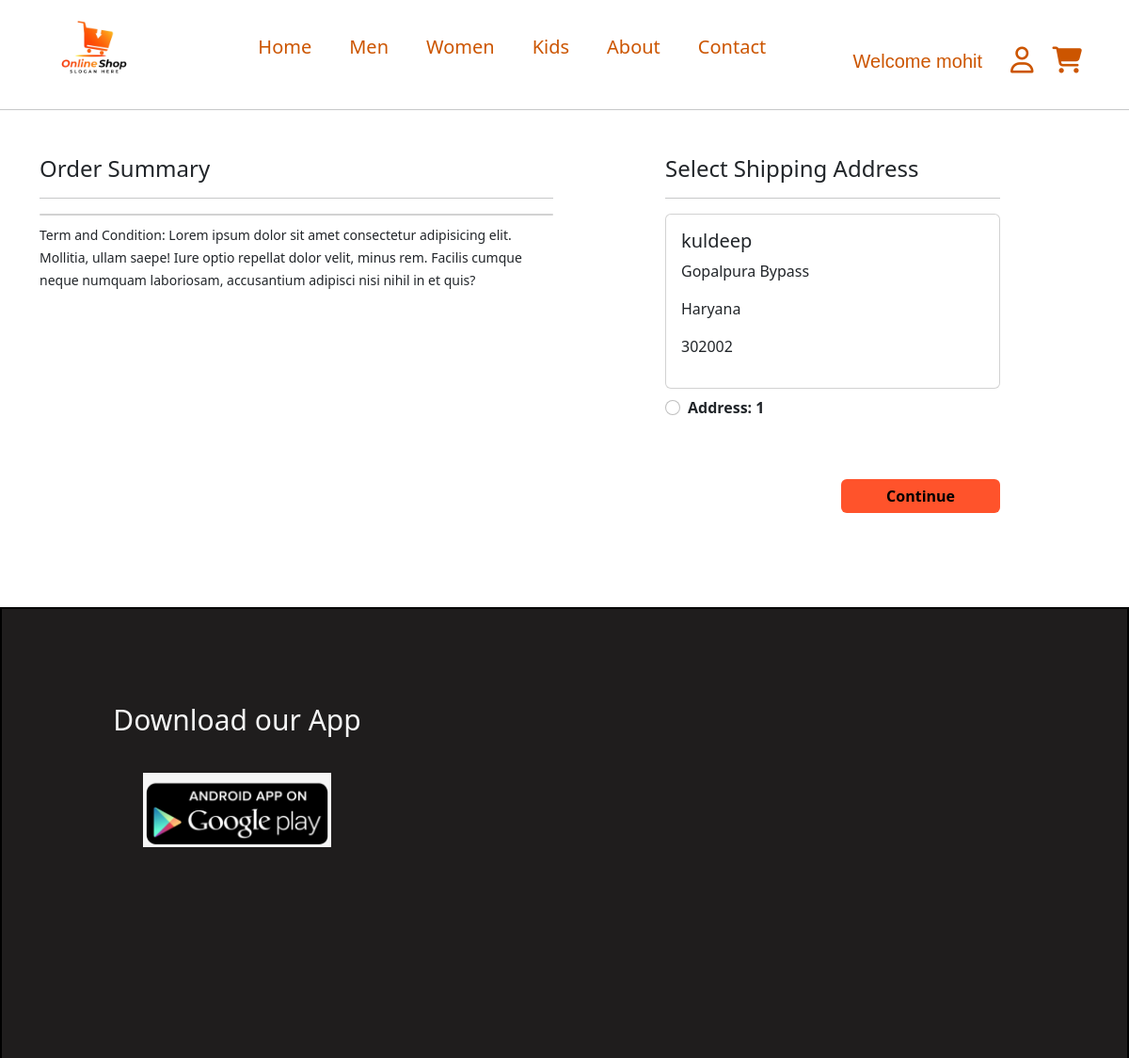
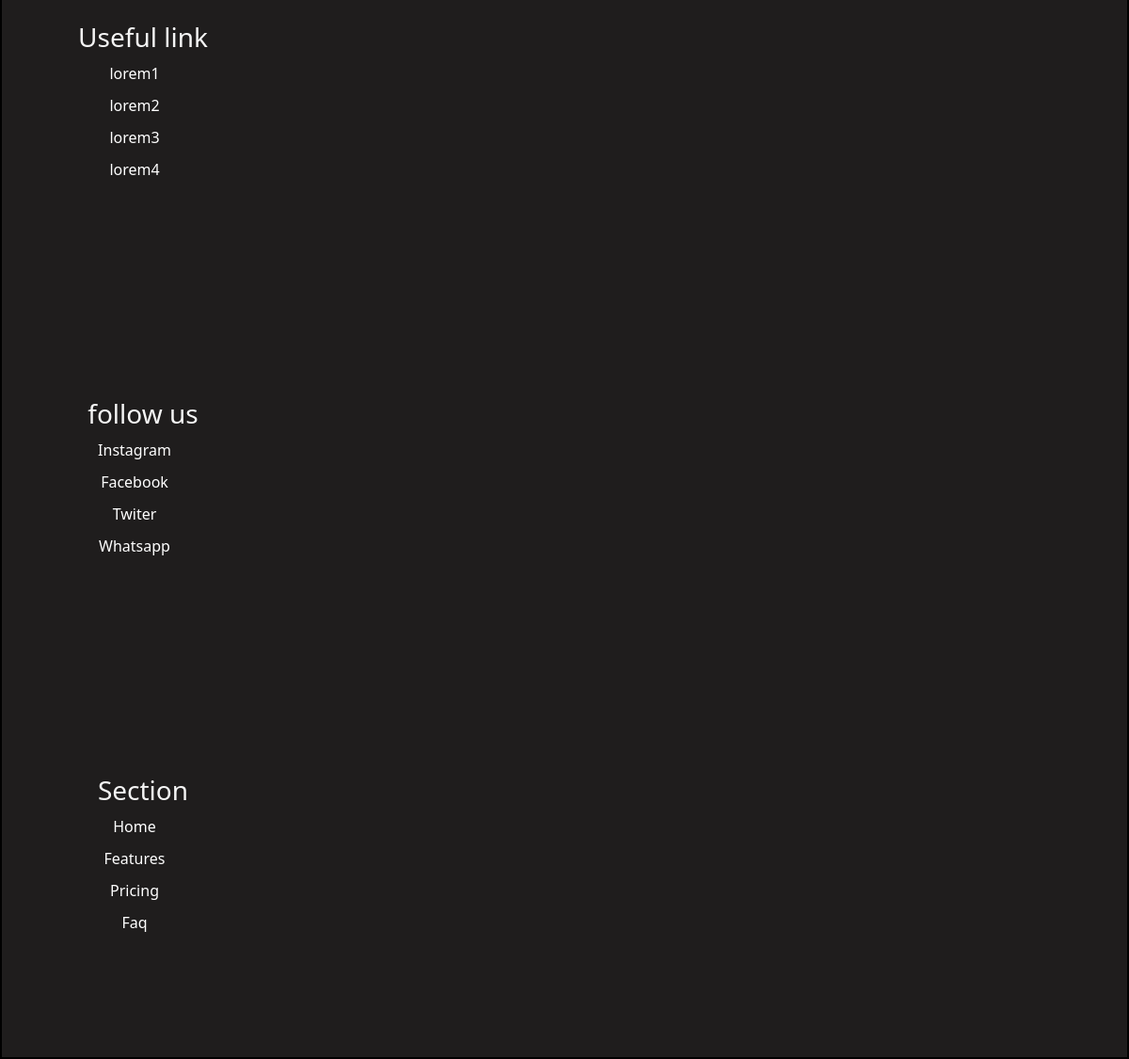
Screenshot of /checkout/ (signed in) with the database file from the repository (2 pictures, top to bottom).
### authenticationapp/models.py (models this page shows)
class Customer(models.Model):
    user=models.ForeignKey(User,on_delete=models.CASCADE)
    First_name=models.CharField(max_length=100) # first_name
    last_name=models.CharField(max_length=100)
    Email_id=models.EmailField() #email_id
    address=models.CharField(max_length=500)
    land_mark=models.CharField(max_length=100)
    State=models.CharField(choices=STATE_CHOICES,max_length=100)
    City=models.CharField(choices=CITY_CHOICES,max_length=100)
    pin_code=models.IntegerField()
    Mobile_no=models.IntegerField()

### productapp/views.py (the view)
# urls.py: path('checkout/',views.checkout),
def checkout(request):
    user = request.user
    a = Cart.objects.filter(user=user)
    b = Customer.objects.filter(user=user)
    print(a)
    print(b)
    context = {
        'a': a,
        'b': b
    }
    return render(request, 'productapp/checkout.html', context)

### templates/productapp/checkout.html (shortened to what this page needs)
{% extends 'productapp/headerandfooter.html' %}
{% block login %}
<!doctype html>
<html lang="en">
  <head>
    <link href="https://cdn.jsdelivr.net/npm/bootstrap@5.2.3/dist/css/bootstrap.min.css" rel="stylesheet">
  </head>
  <body>
    <div class="container">
        <div class="row mt-5">
         <div class="col-sm-6">
           <h4>Order Summary</h4>
           <hr>
             <div class="card mb-2">
             </div>
           <small>Term and Condition: Lorem ipsum dolor sit amet consectetur adipisicing elit. Mollitia, ullam saepe! Iure optio repellat dolor velit, minus rem. Facilis cumque neque numquam laboriosam, accusantium adipisci nisi nihil in et quis?</small>
         </div>
         <div class="col-sm-4 offset-sm-1">
           <h4>Select Shipping Address</h4>
           <hr>
           <form action="/paymentdone/">
            {% for i in b %}
             <div class="card">
               <div class="card-body">
               <h5>{{i.First_name}}</h5>
               <p>{{i.address}}</p>
               <p>{{i.State}}</p>
               <p>{{i.pin_code}}</p>
               </div>
             </div>
               <div class="form-check mt-2 mb-5">
                 <input class="form-check-input" type="radio" name="custid" id="custadd{{forloop.counter}}" value="{{i.id}}">
                 <label class="form-check-label fw-bold" for="">
                   Address: {{forloop.counter}} </label>
               </div>
               {% endfor %}
               <div class="text-end">
                 <button type="submit" class="btn btn-warning mt-3 px-5 fw-bold cart-color">Continue</button>
               </div>
             </form>
           </div>
         </div>
       </div>
  </body>
</html>
{% endblock login %}

### templates/productapp/headerandfooter.html (shortened to what this page needs)
{% load static %}
<!DOCTYPE html>
<html lang="en">
<head>
  <link rel="stylesheet" href="https://cdnjs.cloudflare.com/ajax/libs/font-awesome/6.2.0/css/all.min.css"
 />
  <link href="https://cdn.jsdelivr.net/npm/bootstrap@5.3.0-alpha1/dist/css/bootstrap.min.css" rel="stylesheet"
>
</head>
<body>
  <div class="box1">
    <div class="logo">
      <img src="{% static 'mainapp/logo1.png' %}" alt="" class="img">
    </div>
    <div class="hover">
      <ul>
        <li><a href="/">Home</a></li>
        <li><a href="/men/">Men</a></li>
        <li><a href="/women/">Women</a></li>
        <li><a href="/kids/">Kids</a></li>
        <li><a href="#" data-bs-toggle="modal" data-bs-target="#aboutModal">About</a></li>
        <li><a href="#" data-bs-toggle="modal" data-bs-target="#contactModal">Contact</a></li>
      </ul>
    </div>
    {% if user.is_authenticated %}
    <div class="user">
      <p>Welcome {{request.user}}</p>
      <li class="dropdown">
        <a href=""><i class="fa-regular fa-user font"></i></a>
      </li>
      <a href="/showcart/"><i class="fa-solid fa-cart-shopping cart font"></i></a>
    </div>
    {% endif %}
  </div>
  <hr>
  <div>
    {% block login %} {% endblock login %}
  </div>
  <div class="footer">
    <div class="container1">
      <div class="box" id="box1">
        <h3>Download our App</h3>
        <img src="{% static 'mainapp/downloadlogo.jpeg' %}" alt="">
      </div>
      <div class="box" id="box2">
        <h3>Useful link</h3>
        <ul>
          <a href="">
            <li>lorem1</li>
          </a>
          <a href="">
            <li>lorem2</li>
          </a>
          <a href="">
            <li>lorem3</li>
          </a>
          <a href="">
            <li>lorem4</li>
          </a>
        </ul>
      </div>
      <div class="box" id="box3">
        <h3>follow us</h3>
        <ul>
          <a href="">
            <li>Instagram</li>
          </a>
          <a href="">
            <li>Facebook</li>
          </a>
          <a href="">
            <li>Twiter</li>
            <a href="">
              <li>Whatsapp</li>
            </a>
        </ul>
      </div>
      <div class="box" id="box4">
        <h3>Section</h3>
        <ul>
          <a href="">
            <li>Home</li>
          </a>
          <a href="">
            <li>Features</li>
          </a>
          <a href="">
            <li>Pricing</li>
          </a>
          <a href="">
            <li>Faq</li>
          </a>
        </ul>
      </div>
    </div>
  </div>
</body>
</html>

### templates/productapp/headerandfooter.html (style rules this page uses)
.box1 ul li { list-style: none; margin-left: 15px; margin-right: 15px; margin-top: 30px; padding: 5px 5px; font-size: 20px; }
.box1 ul { display: flex; }
.box1 { display: flex; justify-content: space-between; }
.box1 ul li a { text-decoration: none; color: #CC5500; }
.user { display: flex; margin-top: 40px; margin-right: 40px; }
.user p { margin-top: 10px; margin-right: 20px; font-size: 20px; font-family: 'Franklin Gothic Medium', 'Arial Narrow', Arial, sans-serif; display: inline-block; color: #CC5500; }
.logo { margin-left: 50px; }
.img { width: 100px; }
.font { font-size: 28px; padding: 10px 10px; color: #CC5500; }
.footer { background-color: rgb(31, 29, 29); color: whitesmoke; border: 2px solid black; height: 400px; margin-top: 100px; }
.container1 { display: grid; grid-template-columns: 2fr 1fr 1fr 1fr; }
.box { height: 300px; width: 200px; margin-top: 100px; margin-left: 50px; text-align: center; }
@media (max-width:1386px) { .container1 { display: grid; } }
@media (max-width:1386px) { .box { grid-column-start: 1; grid-column-end: 4; } }
@media (max-width:1386px) { .footer { height: 100%; } }
@media (max-width:1386px) { #box1 { width: 250px; } }
#box1 { width: 400px; }
.box ul li { list-style: none; margin-right: 50px; margin-top: 10px; }
#box1 img { width: 200px; margin-top: 30px; }
#box1 h3 { font-size: 30px; }
.box a { text-decoration: none; color: white; }
.dropdown { position: relative; display: inline-block; text-align: center; }

### templates/productapp/checkout.html (style rules this page uses)
.cart-color { background-color: #ff532b; color: black; border: none; }

### rows the page displays
Customer: First_name "kuldeep", address "Gopalpura Bypass", State "Haryana", pin_code "302002"

### other values shown
{{ request.user }} "mohit"
